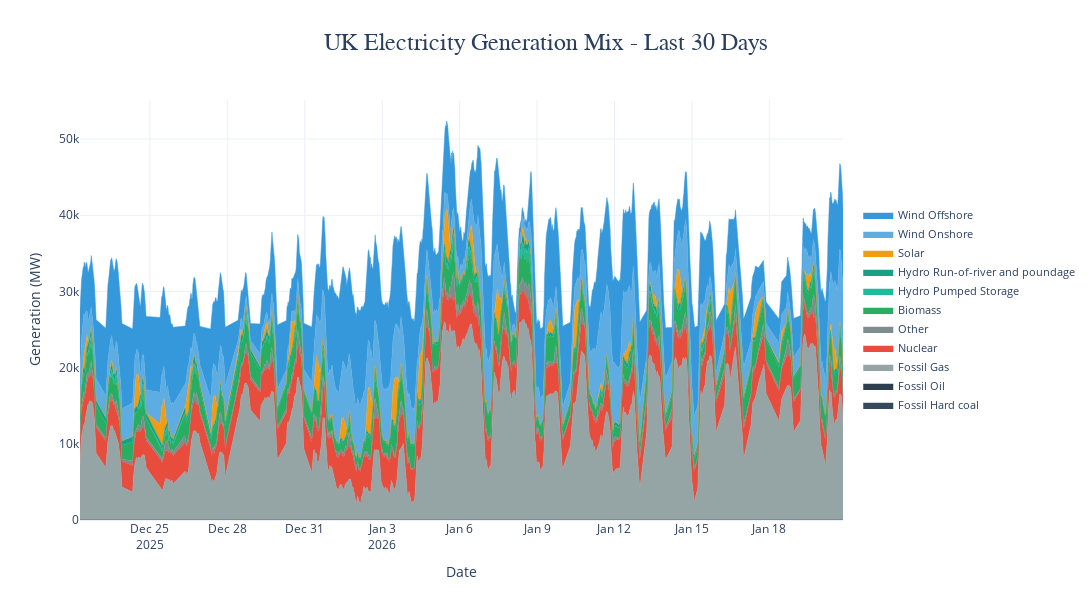

The cell this chart's notebook holds for it:
### Code cell
# Visualization 1: 30-Day Generation Mix (Stacked Area Chart)

# Define professional color scheme
colors = {
    'Nuclear': '#E74C3C',           # Red
    'Fossil Gas': '#95A5A6',        # Gray
    'Fossil Hard coal': '#34495E',  # Dark gray
    'Wind Offshore': '#3498DB',     # Blue
    'Wind Onshore': '#5DADE2',      # Light blue
    'Solar': '#F39C12',             # Orange
    'Biomass': '#27AE60',           # Green
    'Hydro Run-of-river and poundage': '#16A085', # Teal
    'Hydro Pumped Storage': '#1ABC9C', # Light teal
    'Other': '#7F8C8D',             # Light gray
    'Fossil Oil': '#2C3E50'         # Very dark gray
}

# Order for stacking (fossil at bottom, renewables on top)
fuel_order = [
    'Fossil Hard coal', 'Fossil Oil', 'Fossil Gas', 'Nuclear', 'Other',
    'Biomass', 'Hydro Pumped Storage', 'Hydro Run-of-river and poundage',
    'Solar', 'Wind Onshore', 'Wind Offshore'
]

fig = go.Figure()

# Add traces in order
for fuel_type in fuel_order:
    if fuel_type in df_pivot.columns:
        fig.add_trace(go.Scatter(
            x=df_pivot.index,
            y=df_pivot[fuel_type],
            name=fuel_type,
            mode='lines',
            stackgroup='one',
            fillcolor=colors.get(fuel_type, '#95A5A6'),
            line=dict(width=0.5, color=colors.get(fuel_type, '#95A5A6')),
            hovertemplate='<b>%{fullData.name}</b><br>%{y:,.0f} MW<extra></extra>'
        ))

fig.update_layout(
    title={
        'text': 'UK Electricity Generation Mix - Last 30 Days',
        'x': 0.5,
        'xanchor': 'center',
        'font': {'size': 24, 'family': 'Arial, sans-serif'}
    },
    xaxis_title='Date',
    yaxis_title='Generation (MW)',
    hovermode='x unified',
    height=600,
    width=1400,
    template='plotly_white',
    showlegend=True,
    legend=dict(
        orientation="v",
        yanchor="middle",
        y=0.5,
        xanchor="left",
        x=1.02,
        font=dict(size=11)
    ),
    margin=dict(r=150)
)

fig.show()

### Figure 1 — Plotly figure (JSON) as saved in the notebook; plotly's stock layout.template omitted (floating-point values rounded to 4 significant figures; data arrays with more than 128 entries replaced by an {"elided": "..."} marker saying what was removed)
{"data": [{"fillcolor": "#34495E", "hovertemplate": "<b>%{fullData.name}</b><br>%{y:,.0f} MW<extra></extra>", "line": {"color": "#34495E", "width": 0.5}, "mode": "lines", "name": "Fossil Hard coal", "stackgroup": "one", "type": "scatter", "x": {"elided": "1079 str values"}, "y": {"elided": "1079 int values"}}, {"fillcolor": "#2C3E50", "hovertemplate": "<b>%{fullData.name}</b><br>%{y:,.0f} MW<extra></extra>", "line": {"color": "#2C3E50", "width": 0.5}, "mode": "lines", "name": "Fossil Oil", "stackgroup": "one", "type": "scatter", "x": {"elided": "1079 str values"}, "y": {"elided": "1079 int values"}}, {"fillcolor": "#95A5A6", "hovertemplate": "<b>%{fullData.name}</b><br>%{y:,.0f} MW<extra></extra>", "line": {"color": "#95A5A6", "width": 0.5}, "mode": "lines", "name": "Fossil Gas", "stackgroup": "one", "type": "scatter", "x": {"elided": "1079 str values"}, "y": {"elided": "1079 int values"}}, {"fillcolor": "#E74C3C", "hovertemplate": "<b>%{fullData.name}</b><br>%{y:,.0f} MW<extra></extra>", "line": {"color": "#E74C3C", "width": 0.5}, "mode": "lines", "name": "Nuclear", "stackgroup": "one", "type": "scatter", "x": {"elided": "1079 str values"}, "y": {"elided": "1079 int values"}}, {"fillcolor": "#7F8C8D", "hovertemplate": "<b>%{fullData.name}</b><br>%{y:,.0f} MW<extra></extra>", "line": {"color": "#7F8C8D", "width": 0.5}, "mode": "lines", "name": "Other", "stackgroup": "one", "type": "scatter", "x": {"elided": "1079 str values"}, "y": {"elided": "1079 int values"}}, {"fillcolor": "#27AE60", "hovertemplate": "<b>%{fullData.name}</b><br>%{y:,.0f} MW<extra></extra>", "line": {"color": "#27AE60", "width": 0.5}, "mode": "lines", "name": "Biomass", "stackgroup": "one", "type": "scatter", "x": {"elided": "1079 str values"}, "y": {"elided": "1079 int values"}}, {"fillcolor": "#1ABC9C", "hovertemplate": "<b>%{fullData.name}</b><br>%{y:,.0f} MW<extra></extra>", "line": {"color": "#1ABC9C", "width": 0.5}, "mode": "lines", "name": "Hydro Pumped Storage", "stackgroup": "one", "type": "scatter", "x": {"elided": "1079 str values"}, "y": {"elided": "1079 int values"}}, {"fillcolor": "#16A085", "hovertemplate": "<b>%{fullData.name}</b><br>%{y:,.0f} MW<extra></extra>", "line": {"color": "#16A085", "width": 0.5}, "mode": "lines", "name": "Hydro Run-of-river and poundage", "stackgroup": "one", "type": "scatter", "x": {"elided": "1079 str values"}, "y": {"elided": "1079 int values"}}, {"fillcolor": "#F39C12", "hovertemplate": "<b>%{fullData.name}</b><br>%{y:,.0f} MW<extra></extra>", "line": {"color": "#F39C12", "width": 0.5}, "mode": "lines", "name": "Solar", "stackgroup": "one", "type": "scatter", "x": {"elided": "1079 str values"}, "y": {"elided": "1079 int values"}}, {"fillcolor": "#5DADE2", "hovertemplate": "<b>%{fullData.name}</b><br>%{y:,.0f} MW<extra></extra>", "line": {"color": "#5DADE2", "width": 0.5}, "mode": "lines", "name": "Wind Onshore", "stackgroup": "one", "type": "scatter", "x": {"elided": "1079 str values"}, "y": {"elided": "1079 float values"}}, {"fillcolor": "#3498DB", "hovertemplate": "<b>%{fullData.name}</b><br>%{y:,.0f} MW<extra></extra>", "line": {"color": "#3498DB", "width": 0.5}, "mode": "lines", "name": "Wind Offshore", "stackgroup": "one", "type": "scatter", "x": {"elided": "1079 str values"}, "y": {"elided": "1079 float values"}}], "layout": {"height": 600, "hovermode": "x unified", "legend": {"font": {"size": 11}, "orientation": "v", "x": 1.02, "xanchor": "left", "y": 0.5, "yanchor": "middle"}, "margin": {"r": 150}, "showlegend": true, "title": {"font": {"family": "Arial, sans-serif", "size": 24}, "text": "UK Electricity Generation Mix - Last 30 Days", "x": 0.5, "xanchor": "center"}, "width": 1400, "xaxis": {"title": {"text": "Date"}}, "yaxis": {"title": {"text": "Generation (MW)"}}}}
